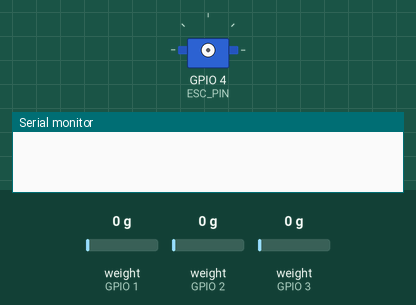
This sketch was run on a simulated ESP32-C3. On the bench: servo, the last lines printed to the serial monitor. Inputs (shaded band) come from the test bench; at power-on: weight on the scale (sensors on GPIO 1, GPIO 2, GPIO 3) 0 g.

Above: at 0.0 s.
At 19.5 s:
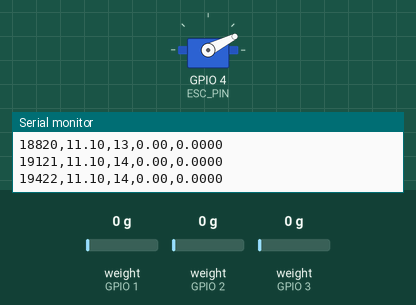
At 29.1 s:
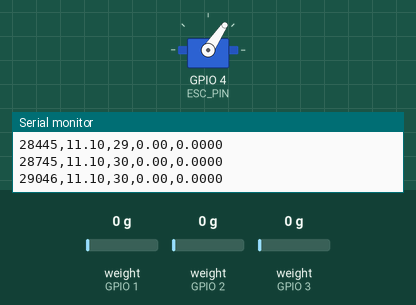
At 39.3 s:
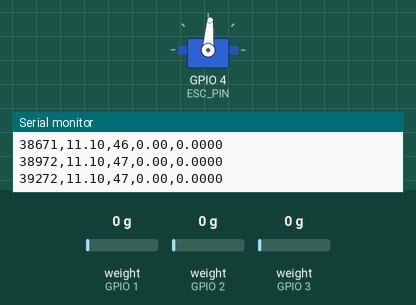
Timing chart, 0 to 40.0 s (numbered marks = the images above):
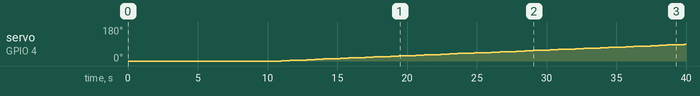

The sketch:

thrust_stand_control_esp32C3supermini.ino
```cpp
/*
  ESP32-C3 Super Mini
  ESC + 3x HX711 Load Cell
  Tu dong chay SWEEP roi STEP test khi khoi dong, khong can nhap lenh.
  Chi in du lieu tho ra Serial, moi xu ly/luu/ve do thi lam ben Python.
*/

#include <Arduino.h>
#include <ESP32Servo.h>
#include "HX711.h"

#define LC1_DOUT_PIN   1
#define LC1_SCK_PIN    5
#define LC2_DOUT_PIN   2
#define LC2_SCK_PIN    6
#define LC3_DOUT_PIN   3
#define LC3_SCK_PIN    7

HX711 loadcell1;
HX711 loadcell2;
HX711 loadcell3;

#define LC1_CAL_FACTOR   -407.19f
#define LC2_CAL_FACTOR    423.92f
#define LC3_CAL_FACTOR    426.47f

const float LC23_DISTANCE_M = 0.0673f;
const float LC23_RADIUS_M   = LC23_DISTANCE_M / 2.0f;

#define HX711_TIMEOUT_MS 150
#define HX711_PERIOD_MS  100

#define ESC_PIN 4
#define ESC_MIN_US 1000
#define ESC_MAX_US 2000

// ==== NHAP THU CONG DIEN AP PIN TRUOC KHI NAP CODE ====
const float BATTERY_VOLTAGE = 11.1f;   // <-- doi so nay truoc moi lan chay test

Servo esc;

// ==== Cau hinh cac lan STEP test se chay tu dong ====
// Moi dong: {throttle nen %, throttle dich %, so lan lap}
struct StepCfg { float base; float target; int repeats; };

StepCfg stepTests[] = {
  {50, 60, 20},
};
const int NUM_STEP_TESTS = sizeof(stepTests) / sizeof(stepTests[0]);


void loadCellsInit()
{
  loadcell1.begin(LC1_DOUT_PIN, LC1_SCK_PIN);
  loadcell2.begin(LC2_DOUT_PIN, LC2_SCK_PIN);
  loadcell3.begin(LC3_DOUT_PIN, LC3_SCK_PIN);

  loadcell1.set_scale(LC1_CAL_FACTOR);
  loadcell2.set_scale(LC2_CAL_FACTOR);
  loadcell3.set_scale(LC3_CAL_FACTOR);

  loadcell1.tare();
  loadcell2.tare();
  loadcell3.tare();
}

bool waitReady_ms(HX711 &lc, uint32_t timeout_ms)
{
  uint32_t start = millis();
  while (!lc.is_ready())
  {
    if (millis() - start >= timeout_ms) return false;
  }
  return true;
}

float readThrust_g(uint8_t samples = 1)
{
  if (!waitReady_ms(loadcell1, HX711_TIMEOUT_MS)) return NAN;
  return loadcell1.get_units(samples);
}

float readLC2_g(uint8_t samples = 1)
{
  if (!waitReady_ms(loadcell2, HX711_TIMEOUT_MS)) return NAN;
  return loadcell2.get_units(samples);
}

float readLC3_g(uint8_t samples = 1)
{
  if (!waitReady_ms(loadcell3, HX711_TIMEOUT_MS)) return NAN;
  return loadcell3.get_units(samples);
}

float readMoment_Nm()
{
  float f2_g = readLC2_g();
  float f3_g = readLC3_g();
  if (isnan(f2_g) || isnan(f3_g)) return NAN;

  float f2_N = f2_g * 0.00980665f;
  float f3_N = f3_g * 0.00980665f;

  return (f2_N + f3_N) * LC23_RADIUS_M;
}

void setThrottleUs(int us)
{
  us = constrain(us, ESC_MIN_US, ESC_MAX_US);
  esc.writeMicroseconds(us);
}

void setThrottlePercent(float percent)
{
  percent = constrain(percent, 0.0f, 100.0f);
  int us = ESC_MIN_US + (int)((ESC_MAX_US - ESC_MIN_US) * percent / 100.0f);
  setThrottleUs(us);
}


void runSweep()
{
  Serial.println("# BEGIN SWEEP");
  Serial.println("time_ms,voltage,throttle_pct,thrust_g,moment_Nm");

  for (int pct = 1; pct <= 100; pct++)
  {
    setThrottlePercent(pct);
    uint32_t stepStart = millis();

    while (millis() - stepStart < 500)
    {
      float thrust_g  = readThrust_g();
      float moment_Nm = readMoment_Nm();

      Serial.print(millis());
      Serial.print(",");
      Serial.print(BATTERY_VOLTAGE, 2);
      Serial.print(",");
      Serial.print(pct);
      Serial.print(",");
      if (isnan(thrust_g)) Serial.print("NAN"); else Serial.print(thrust_g, 2);
      Serial.print(",");
      if (isnan(moment_Nm)) Serial.print("NAN"); else Serial.print(moment_Nm, 4);
      Serial.println();
    }
  }

  setThrottleUs(1000);
  Serial.println("# END SWEEP");
}


void runEquivalentTimeStep(float basePct, float targetPct, int repeats, uint32_t captureMs = 1500)
{
  Serial.print("# BEGIN STEP base=");
  Serial.print(basePct, 1);
  Serial.print(" target=");
  Serial.print(targetPct, 1);
  Serial.print(" repeats=");
  Serial.println(repeats);

  Serial.println("repeat,t_since_step_ms,voltage,thrust_g");

  for (int i = 0; i < repeats; i++)
  {
    uint32_t iterStart = millis();   // moc dau lan lap, de tinh phan dem sau

    setThrottlePercent(basePct);
    delay(600);

    float phaseDelay = (float)i * (HX711_PERIOD_MS / (float)repeats);
    delay((uint32_t)phaseDelay);

    uint32_t t0 = micros();
    setThrottlePercent(targetPct);

    while ((micros() - t0) < (uint32_t)captureMs * 1000UL)
    {
      float thrust_g = readThrust_g();   // chi doc loadcell1, khong doc moment nua

      if (!isnan(thrust_g))
      {
        float t_since_ms = (micros() - t0) / 1000.0f;

        Serial.print(i);
        Serial.print(",");
        Serial.print(t_since_ms, 2);
        Serial.print(",");
        Serial.print(BATTERY_VOLTAGE, 2);
        Serial.print(",");
        Serial.println(thrust_g, 2);
      }
    }

    // dem them de tong thoi gian lan lap nay la boi so nguyen cua HX711_PERIOD_MS
    // => lan lap ke tiep luon bat dau dung pha 0, khong bi troi/cong don
    uint32_t elapsed = millis() - iterStart;
    uint32_t pad = HX711_PERIOD_MS - (elapsed % HX711_PERIOD_MS);
    delay(pad);
  }

  setThrottlePercent(basePct);
  Serial.println("# END STEP");
}

void setup()
{
  Serial.begin(115200);
  delay(5000);

  Serial.print("# VOLTAGE=");
  Serial.println(BATTERY_VOLTAGE, 2);

  Serial.println("# BEGIN AUTO TEST SEQUENCE");

  esc.setPeriodHertz(400);
  esc.attach(ESC_PIN, ESC_MIN_US, ESC_MAX_US);

  setThrottleUs(1000);
  delay(3000);   // ARM ESC

  loadCellsInit();

  // ---- Chay tuan tu, tu dong, khong can nhap gi ----
  runSweep();
  delay(2000);

  for (int i = 0; i < NUM_STEP_TESTS; i++)
  {
    runEquivalentTimeStep(stepTests[i].base, stepTests[i].target, stepTests[i].repeats);

    Serial.print("# STEP TEST ");
    Serial.print(i + 1);
    Serial.print("/");
    Serial.print(NUM_STEP_TESTS);
    Serial.println(" DONE, pausing...");
    delay(1500);   // nghi giua 2 test step
  }

  setThrottleUs(1000);
  Serial.println("# ALL TESTS DONE");
}


void loop()
{
  // Khong lam gi them - test da chay xong trong setup()
  delay(1000);
}
```

Measured:
- by itself, servo on GPIO 4 (ESC_PIN): moves from 0° to 88° over 28.9 s
